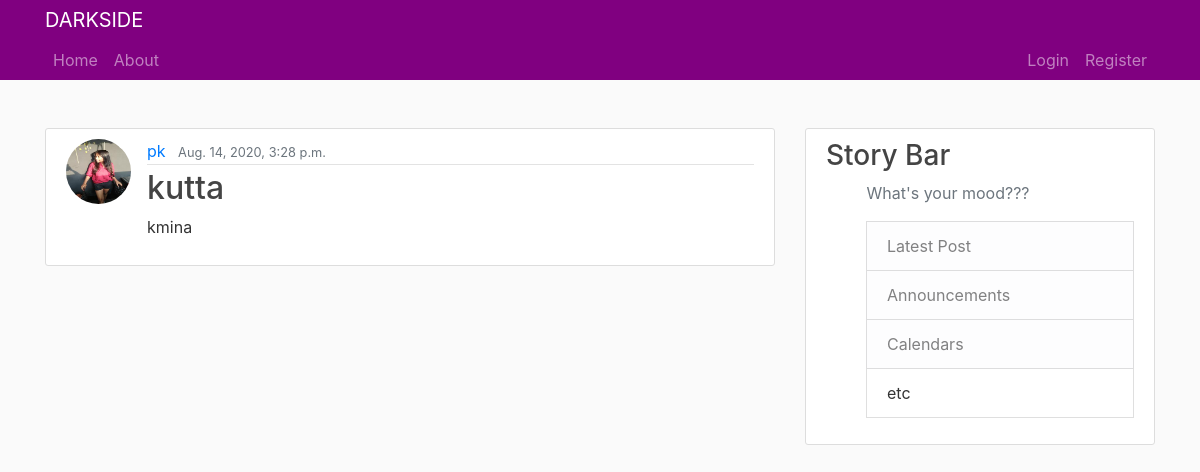
Screenshot of /post/15/ with the database file from the repository.
### Darkside/models.py (models this page shows, shortened)
class Post(models.Model):
    title = models.CharField(max_length=100)
    content = models.TextField()
    date_posted = models.DateTimeField(default=timezone.now)
    author = models.ForeignKey(User, on_delete=models.CASCADE)

### users/models.py (models this page shows, shortened)
class Profile(models.Model):
    user = models.OneToOneField(User, on_delete=models.CASCADE)
    image = models.ImageField(default='default.jpg', upload_to='profile_pics')

### Darkside/views.py (the view)
# urls.py: path('post/<int:pk>/', PostDetailView.as_view(), name='post-detail'),
class PostDetailView(DetailView):
    model = Post

### Darkside/templates/Darkside/post_detail.html (shortened to what this page needs)
{% extends "Darkside/base.html" %}
{% block content %}
<article class="media content-section">
    <img class="rounded-circle article-img"  src="{{object.author.profile.image.url }}">
    <div class="media-body">
        <div class="article-metadata">
            <a class="mr-2" href="{% url 'user-posts' object.author.username  %}">{{ object.author }}</a>
            <small class="text-muted">{{ object.date_posted }}</small>
        </div>
        <h2 class="article-title">{{ object.title }} </h2>
        <p class="article-content">{{  object.content }}</p>
    </div>
</article>
{% endblock content %}

### Darkside/static/blog/main.css (style rules this page uses)
body { background: #fafafa; color: #333333; margin-top: 8rem; }
h1, h2, h3, h4, h5, h6 { color: #444444; }
.content-section { background: #ffffff; padding: 10px 20px; border: 1px solid #dddddd; border-radius: 3px; margin-bottom: 20px; }
.article-title { color: #444444; }
.article-content { white-space: pre-line; }
.article-img { height: 65px; width: 65px; margin-right: 16px; }
.article-metadata { padding-bottom: 1px; margin-bottom: 4px; border-bottom: 1px solid #e3e3e3 }

### rows the page displays
Post: author.profile.image (picture), author "pk", date_posted "Aug. 14, 2020, 3:28 p.m.", title "kutta", content "kmina"
